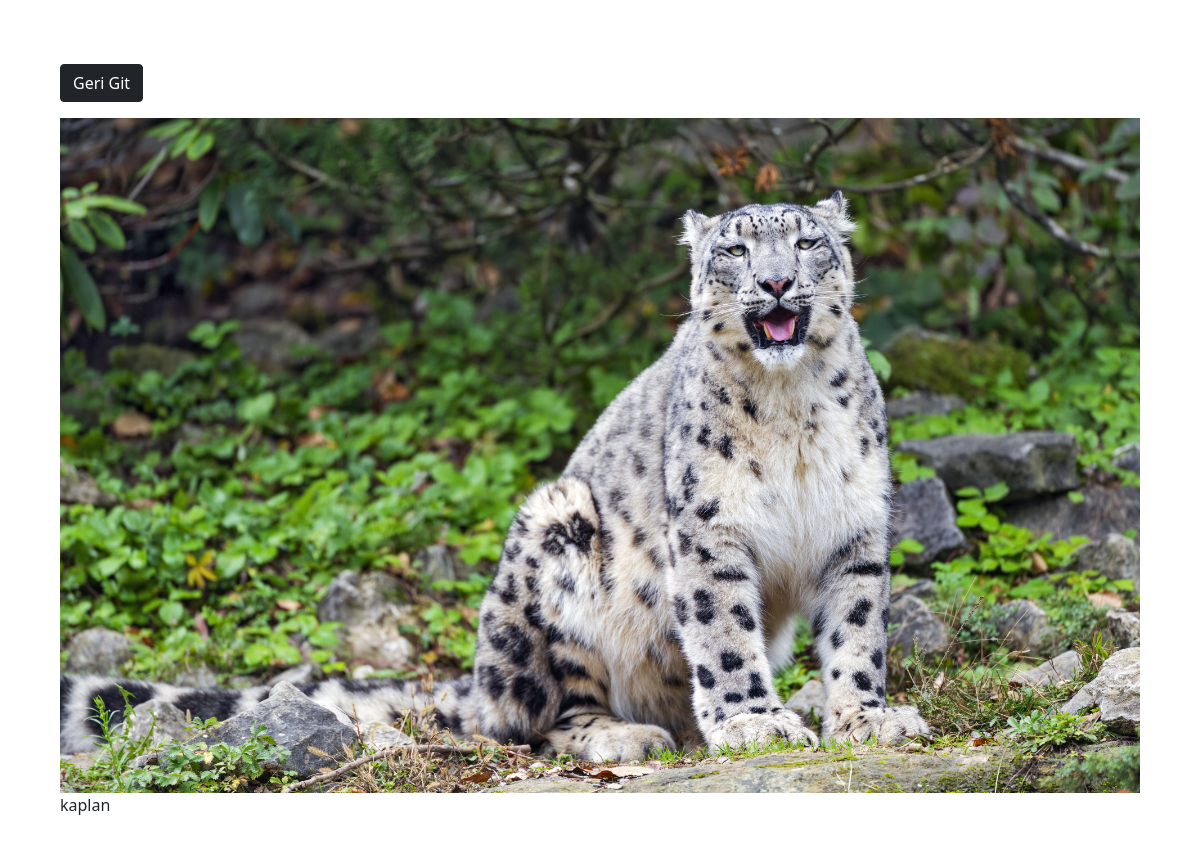
The page /photo/23/ (signed in) on the database its author committed.
### photos/models.py (models this page shows, shortened)
class Photo(models.Model):
    class Meta:
        verbose_name = 'Photo'
        verbose_name_plural = 'Photos'
    category = models.ForeignKey(
        Category, on_delete=models.SET_NULL, null=True, blank=True)
    image = models.ImageField(null=False, blank=False)
    description = models.TextField()

### photos/views.py (the view)
# urls.py: path('photo/<str:pk>/', views.viewPhoto, name='photo'),
@login_required(login_url='login')
def viewPhoto(request, pk):
    photo = Photo.objects.get(id=pk)
    return render(request, 'photos/photo.html', {'photo': photo})

### photos/templates/photos/photo.html (shortened to what this page needs)
<!DOCTYPE html>
<html>
<head>
    <link href="https://cdn.jsdelivr.net/npm/bootstrap@5.0.0-beta1/dist/css/bootstrap.min.css" rel="stylesheet"
>
</head>
<body class="m-5">
    <div class="container">
        <div class="row justify-content-center">
            <div class="col">
                <a href="{% url 'gallery' %}" class="btn btn-dark my-3">Geri Git</a>
                <div style="height: 90vh;">
                    <img style="max-width: 100%; max-height: 100%;" src="{{photo.image.url}}">
                    <p>{{photo.description}}</p>
                </div>
            </div>
        </div>
    </div>
</body>
</html>

### rows shown on the page
Photo: image (picture), description "kaplan"
